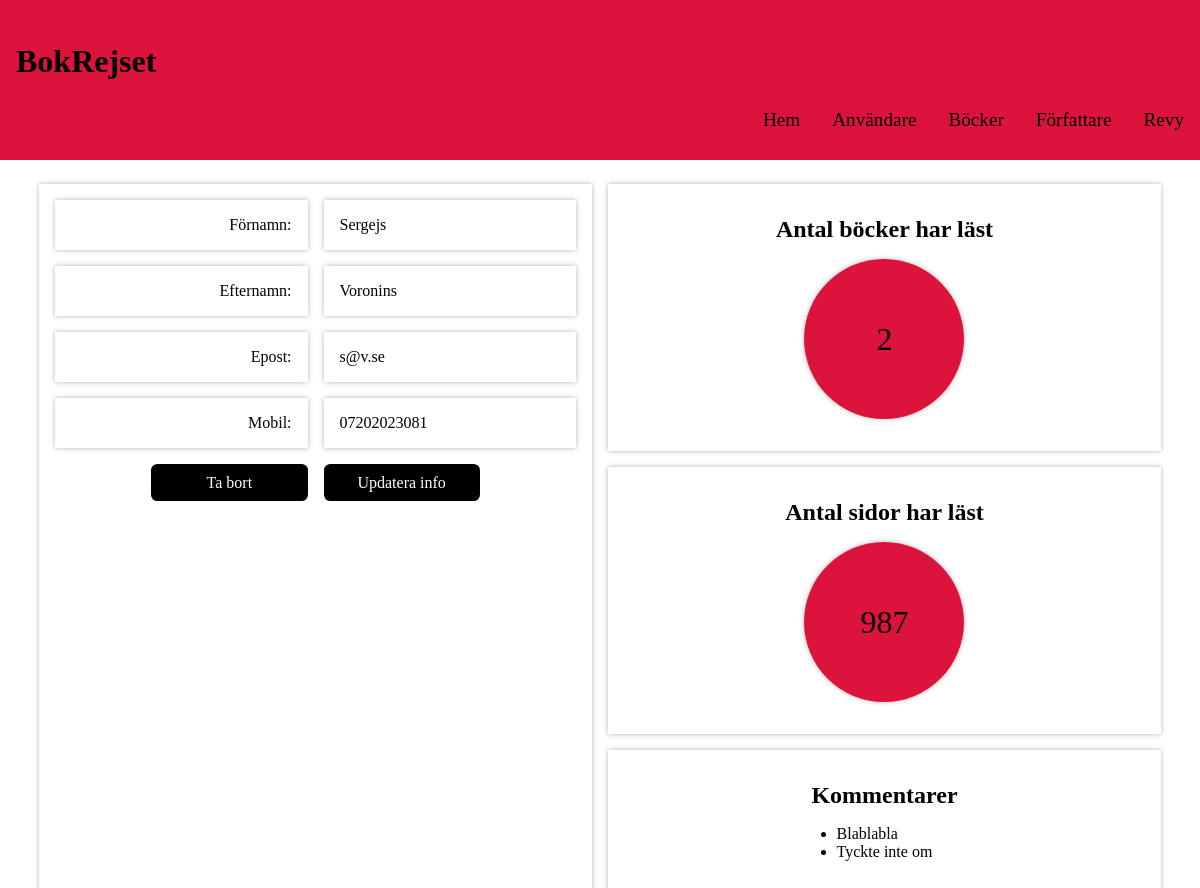
Page /users.php?user-id=1 on the committed database.
### tables this page shows
CREATE TABLE `users` (
  `id` int(11) NOT NULL,
  `first_name` varchar(32) NOT NULL,
  `last_name` varchar(32) NOT NULL,
  `email` varchar(50) NOT NULL,
  `mobile` varchar(13) NOT NULL
);

CREATE TABLE `userbook` (
  `id` int(11) NOT NULL,
  `user_id` int(11) NOT NULL,
  `book_id` int(11) NOT NULL,
  `pages` int(11) NOT NULL,
  `comment` varchar(200) NOT NULL
);

### users.php (called while the page is built, shortened)
<?php
require 'classes/user-view.php';
require 'classes/user-model.php';
$pdo = require 'partials/connect.php';
$userModel = new UserModel($pdo);
$userView = new UserView();
$userController = new UserController($userModel, $userView);
include 'partials/header.php';
include 'partials/nav.php';
$userController->start();
include 'partials/footer.php';

### classes/user.php (called while the page is built, shortened)
<?php
class User {
    private string $first_name = "";
    private string $last_name = "";
    private string $email = "";
    private string $mobile = "";
    function __construct($id, $first_name, $last_name, $email, $mobile) {
        $this->first_name = $first_name;
        $this->last_name = $last_name;
        $this->email = $email;
        $this->mobile = $mobile;
    }
    public function getFirstName(): string {
        return $this->first_name;
    }
    public function getLastName () : string {
        return $this->last_name;
    }
    public function getEMail () : string {
        return $this->email;
    }
    public function getMobile () : string {
        return $this->mobile;
    }
}

### classes/db.php (called while the page is built, shortened)
<?php
class DB {
    public function __construct(PDO $pdo)
    {
        $this->pdo = $pdo;
    }
}

### classes/user-model.php (called while the page is built, shortened)
<?php
require_once 'db.php';
require 'user.php';
class UserModel extends DB {
    protected $table = "users";
    public function convertToUserClass (array $users) : array {
        $classUsers = [];
        foreach ($users as $element) {
            $user = new User ($element["id"], $element["first_name"], $element["last_name"], $element["email"], $element["mobile"]);
            array_push($classUsers, $user);
        }
        return $classUsers;
    }
    public function getUser ($id) : array {
        $query = "SELECT * FROM $this->table WHERE id = ?";
        $stmt = $this->pdo->prepare($query);
        $stmt->execute([$id]);
        return $this->convertToUserClass($stmt->fetchAll(PDO::FETCH_ASSOC)) ;
    }
    public function getUserComments (int $userId):array {
        $query = "SELECT userbook.comment FROM users
        JOIN userbook ON userbook.user_id=users.id
        WHERE users.id = ?;";
        $stmt = $this->pdo->prepare($query);
        $stmt->execute([$userId]);
        return $stmt->fetchAll(PDO::FETCH_ASSOC);
    }
    public function getCompletedBooksByUser (int $id) {
        $query = "SELECT users.id, COUNT(users.id) as completed_books FROM users
                    JOIN userbook ON userbook.user_id=users.id
                    WHERE users.id = ?
                    GROUP BY users.id;";
        $stmt = $this->pdo->prepare($query);
        $stmt->execute([$id]);
        return $stmt->fetchAll(PDO::FETCH_ASSOC);
    }
    public function getCompletedPagesByUser (int $id) {
        $query = "SELECT users.id, SUM(userbook.pages) as completed_pages FROM users
                    JOIN userbook ON userbook.user_id=users.id
                    WHERE users.id = ?
                    GROUP BY users.id;";
        $stmt = $this->pdo->prepare($query);
        $stmt->execute([$id]);
        return $stmt->fetchAll(PDO::FETCH_ASSOC);
    }
}

### classes/user-view.php (the view, shortened to what this page needs)
<?php
class UserView {
    public function renderDeleteButton (int $id) {
        echo "<a href='?user-id={$id}&action=delete'>Ta bort</a>";
    }
    public function renderAllUserComments (array $userComments) {
        echo "<h2>Kommentarer</h2>";
        if(count($userComments)>0){
            echo "<ul>";
            foreach ($userComments as $uc) {
                echo "<li>{$uc["comment"]}</li>";
            }
            echo "</ul>";
        }
        else {
            $this->renderEmptyInfoDiv();
        }
    }
    public function renderUserInfoMain (array $user, array $userComments,  int $id, array $completedBooksNum, array $completedPagesNum) {
        echo "<main class='details_section'>";
            echo "<section>";
                echo "<div>";
                    echo "<span>Förnamn:</span>";
                    echo "<span>{$user[0]->getFirstName()}</span>";
                echo "</div>";
                echo "<div>";
                    echo "<span>Efternamn:</span>";
                    echo "<span>{$user[0]->getLastName()}</span>";
                echo "</div>";
                echo "<div>";
                    echo "<span>Epost:</span>";
                    echo "<span>{$user[0]->getEmail()}</span>";
                echo "</div>";
                echo "<div>";
                    echo "<span>Mobil:</span>";
                    echo "<span>{$user[0]->getMobile()}</span>";
                echo "</div>";
                echo "<div class='buttons'>";
                    echo $this->renderDeleteButton($id);
                    echo $this->renderUpdateButton($id);
                echo "</div>";
            echo "</section>";
            echo "<section>";
                echo "<div>";
                    echo "<h2>Antal böcker har läst</h2>";
                    if($completedBooksNum!=null){
                        echo "<div>{$completedBooksNum[0]['completed_books']}</div>";
                    }
                    else {
                        $this->renderEmptyInfoDiv();
                    }
                echo "</div>";
                echo "<div>";
                    echo "<h2>Antal sidor har läst</h2>";
                    if($completedPagesNum!=null){
                        echo "<div>{$completedPagesNum[0]['completed_pages']}</div>";
                    }
                    else {
                        $this->renderEmptyInfoDiv();
                    }
                echo "</div>";
                echo "<div>";
                    echo $this->renderAllUserComments($userComments);
                echo "</div>";
            echo "</section>";
            echo "</main>";
        }
    public function renderUpdateButton (int $id) {
        echo "<a href='?user-id={$id}&action=update'>Updatera info</a>";
    }
}

### styles/main.css (style rules this page uses)
* { padding: 0; margin: 0; box-sizing: border-box; }
main { display: flex; flex-wrap: wrap; width: 100%; }
a { text-decoration: none; color: black; }

### styles/details.css (style rules this page uses)
.details_section { display: flex; flex-wrap: wrap; justify-content: center; gap: 1rem; padding: 2%; }
.details_section section { width: 48%; display: flex; flex-direction: column; gap: 1rem; }
.details_section section:nth-child(1) { padding: 1rem; box-shadow: 0 0 5px rgba(0, 0, 0, 0.3); }
.details_section section:nth-child(1) div { display: flex; gap: 1rem; justify-content: center; }
.details_section section:nth-child(1) div span { box-shadow: 0 0 5px rgba(0, 0, 0, 0.3); width: 50%; padding: 1rem; }
.details_section section:nth-child(1) div span:nth-child(1) { text-align: end; }
.details_section section:nth-child(1) div span:nth-child(2) { text-align: start; }
.details_section a { width: 30%; padding: 0.6rem; background-color: black; color: white; border-radius: 0.4rem; text-align: center; }
.details_section section:nth-child(2) > div { padding: 2rem; display: flex; flex-direction: column; align-items: center; gap: 1rem; box-shadow: 0 0 5px rgba(0, 0, 0, 0.3); }
.details_section section:nth-child(2) > div > div { padding: 1rem; width: 10rem; height: 10rem; font-size: 2rem; background-color: crimson; box-shadow: 0 0 5px rgba(0, 0, 0, 0.3); display: flex; justify-content: center; align-items: center; border-radius: 50%; }

### rows in the picture
users: first_name "Sergejs", last_name "Voronins", email "s@v.se", mobile "07202023081"
userbook: comment "Blablabla"
userbook: comment "Tyckte inte om"

### other values in the picture
$completedBooksNum[0]['completed_books'] "2"
$completedPagesNum[0]['completed_pages'] "987"
